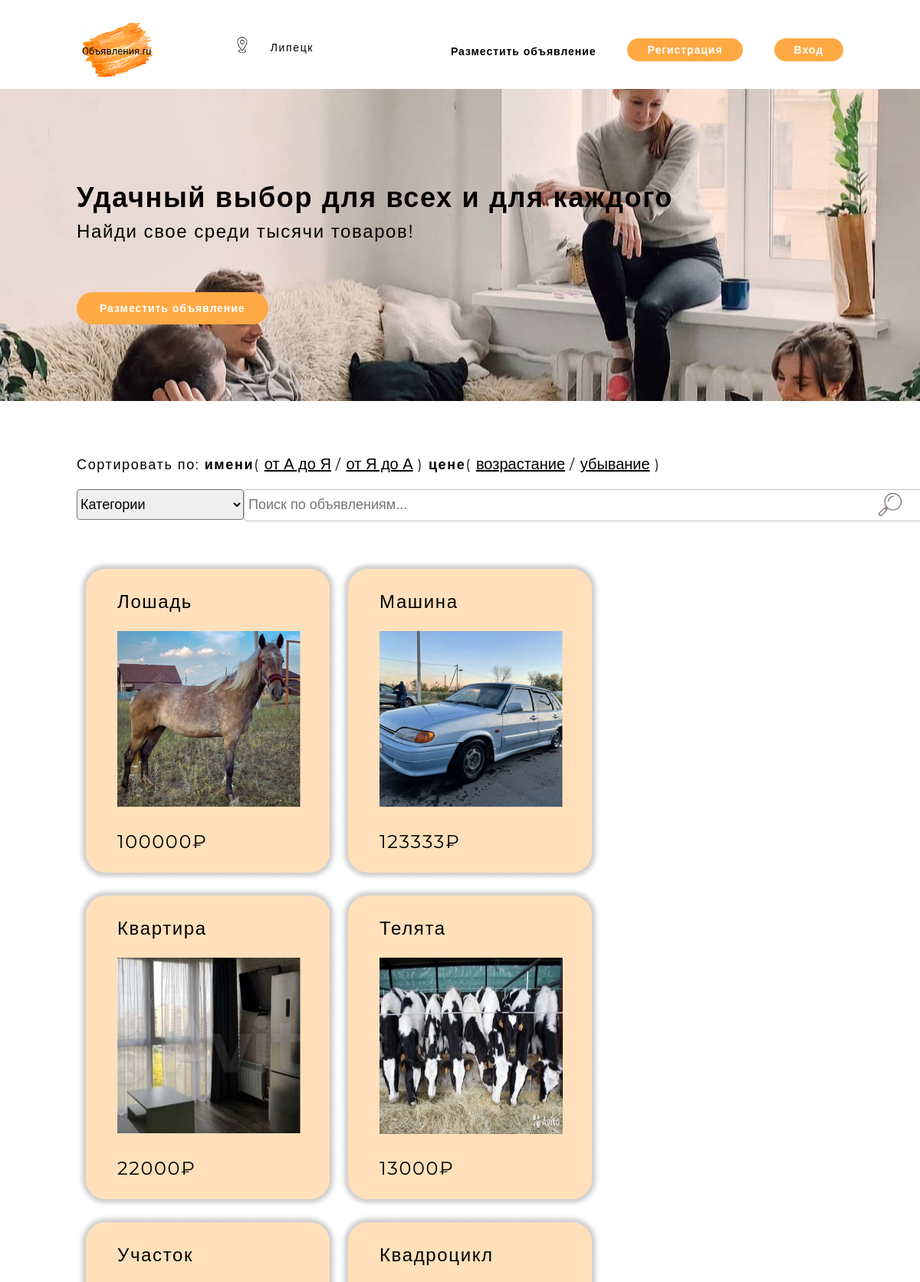
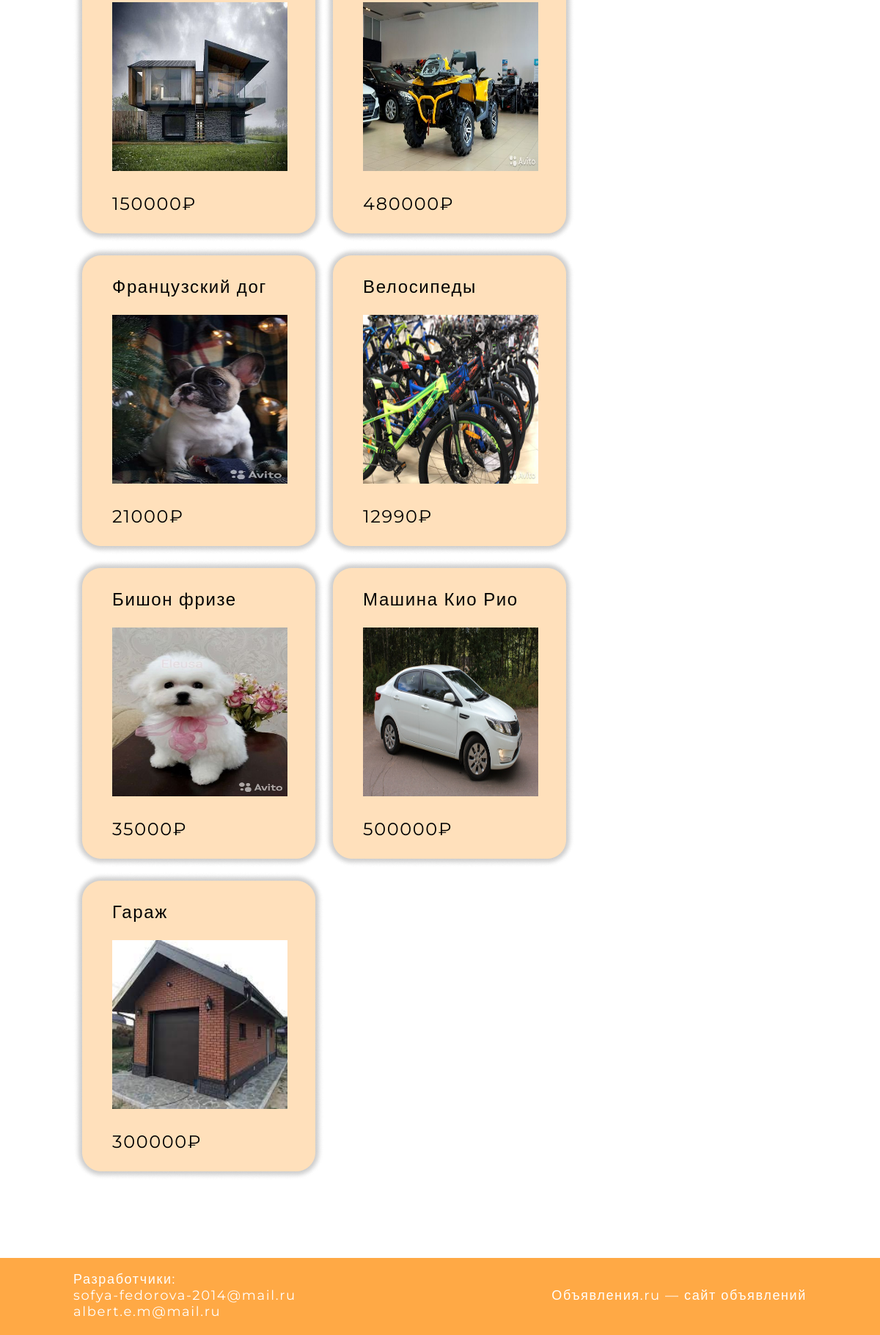
The page / on the database its author committed (2 pictures, top to bottom).
### tables this page shows
CREATE TABLE `advertisement` (
  `id_advertisement` int(11) NOT NULL,
  `id_User` int(11) NOT NULL,
  `heading` varchar(100) NOT NULL,
  `price` float NOT NULL,
  `description` varchar(1000) NOT NULL,
  `photo` varchar(5000) NOT NULL,
  `charter` varchar(100) NOT NULL
);

### index.php (the view, shortened to what this page needs)
<?php
require_once __DIR__ . "/header.php";
require_once __DIR__ . "/footer.php";
$dbh = DB::getConnection();
$data = $dbh
->query("SELECT * FROM advertisement")
->fetchAll(PDO::FETCH_ASSOC);
?>
<!DOCTYPE html>
<html lang="en">
<head>
	<link rel="stylesheet" href="css/main.css">
</head>
<body>
	<header id = "header" class = "header">
		<div class = "container">
				<?php header_site();?>
	</header>
	<section id="about" class="about">
		<div class = "container">
			<h1>Удачный выбор для всех и для каждого</h1>
			<p class="p1">Найди свое среди тысячи товаров!</p>
			<a href="index2.php"><button type="button" class = "mainbut" id="addAdvertisement">
								Разместить объявление
							</button></a>
		</div>
	</section>
	<section>
		<div class = "container">
			<form class = "sort" method="GET" action="index.php">
					Сортировать по: <strong>имени</strong>(<input type="submit" name="namea" value = "от А до Я">/<input type="submit" name="named" value = "от Я до А">)<strong> цене</strong>(<input type="submit" name="pricea" value = "возрастание">/<input type="submit" name="priced" value = "убывание">)
			</form>
<div class = "search">
			<form class = "search1" method="POST" action="index.php" name = "form">
				<select name = "category" onchange="this.form.submit()">
				<option value="" selected disabled hidden>Категории</option>
				</select>
			</form>
				<form class = "search2" method="POST" action="index.php">
		    <input name="find_ads" type = "text" class="search_line" placeholder = "Поиск по объявлениям...">
		    <input type="image" class="find" src="img/find.png">
	    </form>
</div>
			<div class = "cards">
			<?php
				foreach ($data as $k => $v) {
					$id = $v['id_advertisement'];
             ?>
					<a href="index1.php">
					 <a href="index1.php?varname=<?php echo $id ?>">
					 <?php echo
					'<div class ="card">
						<div class = "inside">
							<p>'.$v['heading'].'</p>
							<img class="img1" src="'.$v['photo'].'" >
							<p>'.$v['price'].'₽</p>
						</div>
						<img src="img/card.png" class ="imgcard">
					</div>
					</a>';}
				?>
			</div>
		</div>
	</section>
	<?php footer_site(); ?>
</body>
</html>

### header.php (shortened to what this page needs)
<?php function header_site(){?>
	<div class='nav'>
					<a href='index.php'>
          <img src='img/logo.png' class='logo'>
          </a>
					<img src='img/loc.png' class = 'loc'>
					<p class = 'city'>Липецк </p>
					<ul class = 'menu'>
						<li><a href='index2.php' id = "addAdvertisement0">
								Разместить объявление
							</a>
						</li>
	<?php if (!$_SESSION['logged']) { ?>
						<li>
							<button type='button' id = 'Button_Reg'>Регистрация</button>
						</li>
						<li>
							<button type='button' id ='Button_Enter'>Вход</button>
						</li>
					</ul>
			 </div>
<?php } }?>

### footer.php (shortened to what this page needs)
<?php function footer_site(){?>
	<footer id = "footer">
		<div class="container">
			<div class ="text">
				<p class="mail">Разработчики:<br>
					sofya-fedorova-2014@mail.ru<br>
					albert.e.m@mail.ru
				</p>
				<p class="mail">
					Объявления.ru — сайт объявлений
				</p>
			</div>
		</div>
	</footer>
<?php }?>

### css/main.css (style rules this page uses)
body { padding: 0; margin: 0; font-family: 'Montserrat', sans-serif; color: 000; font-size: 24px; background: white; letter-spacing: 0.068em; }
h1,h2,h3,h4,h5,h6 { font-weight: bold; font-size: 36px; line-height: 42px; padding-top: 50px; margin: 0; padding-bottom: 10px }
ul, li { display: block; padding: 0; margin: 0; }
.container { width: 1100px; max-width: 100%; margin: 0 auto; }
header a { color: black; }
a { -webkit-tap-highlight-color: rgba(0, 0, 0, 0); color: black; text-decoration: none; }
.menu { display: flex; align-items: center; }
.menu li a { font-weight:bold; text-decoration: none; font-size: 14px; letter-spacing: 0.068em; }
.menu li { margin-left:41px; padding-bottom: 10px; }
.nav { display: flex; align-items: center; padding-bottom: 10px; padding-top: 30px; justify-content: space-between; }
.sort { font-size: 18px; margin-bottom: 20px; }
.sort input { font-size: 20px; text-decoration: underline; cursor: pointer; background: white; border: none; outline:none; }
select { width: 218px; height: 40px; font-size: 18px; border-radius: 4px; }
.search1 { display: flex; }
.search2 { display: flex; }
.search { display: flex; padding-bottom: 50px; }
.search_line { width: 875px !important; height: 30px !important; font-size: 16px; }
.find { margin-top: 5px; width: 30px; height: 30px; position: absolute; margin-left: 828px; }
.img1 { height: 230px; width: 239px; }
section { padding-top: 70px; padding-bottom: 100px; }
.loc { width: 24px; margin-left: 72px; margin-bottom: 18px; }
.city { font-size: 14px; margin: 0px; padding-right: 113px; margin-bottom: 12px; }
button { font-family: 'Montserrat', sans-serif; font-weight:bold; font-size: 14px; color: white; padding: 6px 26px 6px 26px; background: #FFA945; border-radius: 50px; cursor: pointer; outline: none; border: none; letter-spacing: 0.068em; -webkit-tap-highlight-color: rgba(0, 0, 0, 0); }
.mainbut { margin-top: 50px; margin-left: 0px; padding: 12px 30px 12px 30px; }
.about { background-image: url(../img/banner.jpg); background-position: center }
.p1 { height: 42.9px; line-height: 28px; margin: 0; }
.inside { position: absolute; padding-left: 53px; padding-top: 16px; font-size: 24px; }
.cards { display: flex; align-items: center; justify-content: flex-start; flex-wrap: wrap; }
#footer { width: 100%; height: 105px; background: #FFA945; display: block; }
.text { font-size: 18px; color: white; display: flex; font-size: 18px; color: white; align-items: center; justify-content: space-between; }
input[type="text"] { width: 319px; height: 23px; font-size: 18px; border-radius: 4px; padding: 5px; border: 1px solid #c3c3c3; }
@media screen and (max-width: 1200px) { .container { width: 1000px; } }

### footer.php (style rules this page uses)
#footer { width: 100%; height: 105px; background: #FFA945; display: block; }
.text { font-size: 18px; color: white; display: flex; font-size: 18px; color: white; align-items: center; justify-content: space-between; }

### rows shown on the page
advertisement: heading "Лошадь", photo (picture), price "100000"
advertisement: heading "Машина", photo (picture), price "123333"
advertisement: heading "Квартира", photo (picture), price "22000"
advertisement: heading "Телята", photo (picture), price "13000"
advertisement: heading "Участок", photo (picture), price "150000"
advertisement: heading "Квадроцикл", photo (picture), price "480000"
advertisement: heading "Французский дог", photo (picture), price "21000"
advertisement: heading "Велосипеды", photo (picture), price "12990"
advertisement: heading "Бишон фризе", photo (picture), price "35000"
advertisement: heading "Машина Кио Рио", photo (picture), price "500000"
advertisement: heading "Гараж", photo (picture), price "300000"
